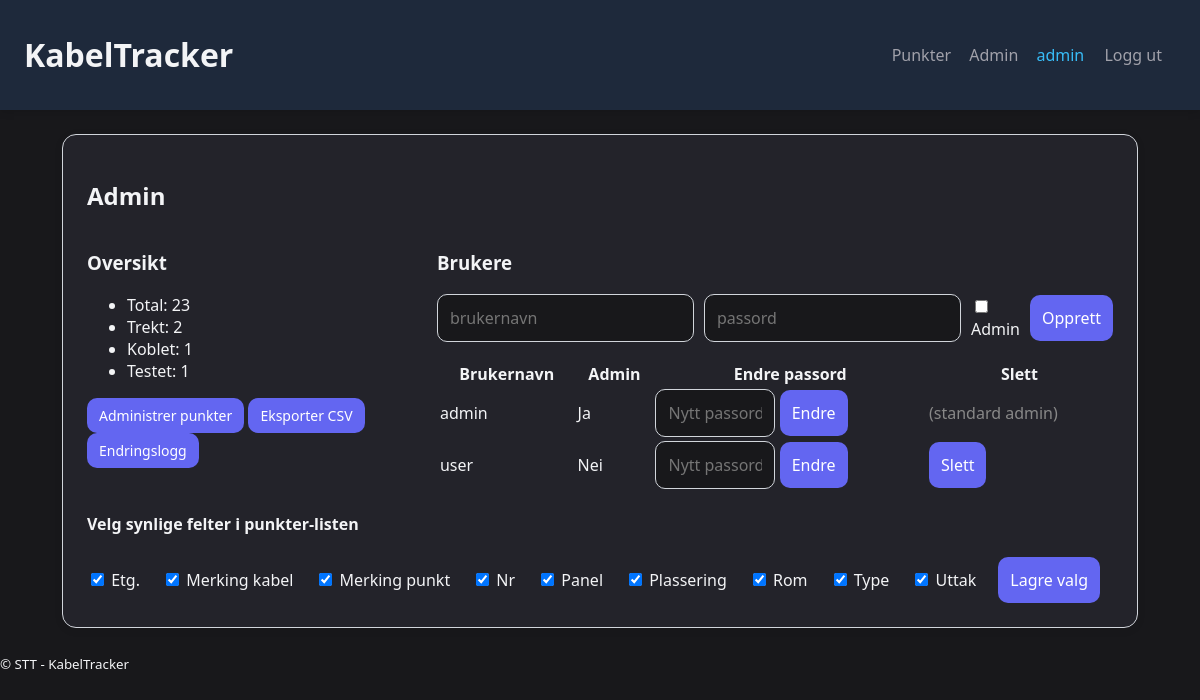
The page /admin (signed in) on the database its author committed.
### models.py (models this page shows, shortened)
class User(Base):
    __tablename__ = "users"
    id = Column(Integer, primary_key=True, index=True)
    username = Column(String, unique=True, nullable=False)
    password_hash = Column(String, nullable=False)
    is_admin = Column(Boolean, default=False)
    created_at = Column(DateTime, default=dt.datetime.utcnow)

### app.py (the view)
    @app.get("/admin")
    @admin_required
    def admin():
        db: Session = g.db
        counts = get_counts(db)
        users = db.query(User).order_by(User.username.asc()).all()
        all_keys = set()
        for e in db.query(Entry).all():
            all_keys.update(e.data_dict().keys())
        keys = sorted(all_keys)
        import json
        json_path = os.path.join(os.path.dirname(__file__), "visible_keys.json")
        try:
            with open(json_path, "r") as f:
                visible_keys = json.load(f)
        except Exception:
            visible_keys = keys
        return render_template("admin.html", counts=counts, users=users, keys=keys, visible_keys=visible_keys)

### models.py (called while the page is built)
def get_counts(sess) -> dict:
    total = sess.query(Entry).count()
    trekt = sess.query(Entry).filter(Entry.trekt == True).count()
    koblet = sess.query(Entry).filter(Entry.koblet == True).count()
    testet = sess.query(Entry).filter(Entry.testet == True).count()
    return {"total": total, "trekt": trekt, "koblet": koblet, "testet": testet}

    def data_dict(self):
        try:
            data_str = self.data if isinstance(self.data, str) else "{}"
            return json.loads(data_str)
        except Exception:
            return {}

### templates/admin.html (shortened to what this page needs)
{% extends "base.html" %}
{% block content %}
<section class="card">
  <h2>Admin</h2>
  <div class="grid2">
    <div>
      <h3>Oversikt</h3>
      <ul>
        <li>Total: {{counts.total}}</li>
        <li>Trekt: {{counts.trekt}}</li>
        <li>Koblet: {{counts.koblet}}</li>
        <li>Testet: {{counts.testet}}</li>
      </ul>
      <p>
        <a class="button" href="/admin/entries">Administrer punkter</a>
  <a class="button" href="/export.csv">Eksporter CSV</a>
        <a class="button" href="/admin/log">Endringslogg</a>
      </p>
    </div>
    <div>
      <h3>Brukere</h3>
      <form method="post" action="/admin/user/create" class="row">
        <input name="username" placeholder="brukernavn" required>
        <input name="password" type="password" placeholder="passord" required>
        <label><input type="checkbox" name="is_admin" value="true"> Admin</label>
        <button type="submit">Opprett</button>
      </form>
      <table style="margin-top:18px; width:100%;">
        <tr><th>Brukernavn</th><th>Admin</th><th>Endre passord</th><th>Slett</th></tr>
        {% for u in users %}
        <tr>
          <td>{{u.username}}</td>
          <td>{{'Ja' if u.is_admin else 'Nei'}}</td>
          <td>
            <form method="post" action="/admin/user/password" style="display:inline-block;">
              <input name="password" type="password" placeholder="Nytt passord" required style="width:120px;">
              <button type="submit">Endre</button>
            </form>
          </td>
          <td>
            {% if u.username != 'admin' %}
            <form method="post" action="/admin/user/delete" style="display:inline-block;" onsubmit="return confirm('Slette bruker {{u.username}}?')">
              <button type="submit">Slett</button>
            </form>
            {% else %}
            <span style="color:#888;">(standard admin)</span>
            {% endif %}
          </td>
        </tr>
        {% endfor %}
      </table>
    </div>
  </div>
  <h4>Velg synlige felter i punkter-listen</h4>
  <form method="post" action="/admin/visible_keys" class="row wrap">
    {% for k in keys %}
      <label style="margin-right:12px;"><input type="checkbox" name="visible_keys" value="{{k}}" {% if k in visible_keys %}checked{% endif %}> {{k}}</label>
    {% endfor %}
    <button type="submit">Lagre valg</button>
  </form>
</section>
{% endblock %}

### templates/base.html (shortened to what this page needs)
<!doctype html>
<html lang="no">
<head>
  <link rel="stylesheet" href="/static/style.css">
</head>
<body>
<header>
  <h1>
    {% if user %}
      <a href="/entries">KabelTracker</a>
    {% else %}
      <a href="/login">KabelTracker</a>
    {% endif %}
  </h1>
  <nav>
    {% if user %}
      <a href="/entries">Punkter</a>
    {% else %}
      <a href="/login">Punkter</a>
    {% endif %}
    <a href="/admin">Admin</a>
    {% if user %}
      <span style="margin-right:16px; color:#38bdf8; font-weight:500;">{{user['username']}}</span>
      <a href="/logout">Logg ut</a>
    {% else %}
      <a href="/login">Logg inn</a>
    {% endif %}
  </nav>
</header>
<main>
  {% block content %}{% endblock %}
</main>
<footer>
  <small>© STT - KabelTracker</small>
</footer>
</body>
</html>

### static/style.css (style rules this page uses)
:root { --pad: 12px; --gap: 10px; --border: #d1d5db; --bg: #18181b; --card: #23232a; --primary: #6366f1; --accent: #06b6d4; --error: #ef4444; --text: #f3f4f6; --muted: #a1a1aa; }
* { box-sizing: border-box; font-family: system-ui, -apple-system, Segoe UI, Roboto, sans-serif; }
body { margin: 0; background: var(--bg); color: var(--text); }
header { display: flex; gap: 10px; align-items: center; justify-content: space-between; padding: var(--pad) calc(var(--pad)*2); background: #1e293b; color: var(--text); position: sticky; top: 0; z-index: 100; box-shadow: 0 2px 8px rgba(0,0,0,0.12); }
header a { color: var(--muted); text-decoration: none; margin-right: 14px; transition: color 0.2s; }
header h1 a { color: var(--text); }
main { padding: calc(var(--pad)*2) var(--pad); max-width: 1100px; margin: 0 auto; }
.card { background: var(--card); border: 1px solid var(--border); border-radius: 14px; padding: calc(var(--pad)*2); box-shadow: 0 2px 8px rgba(0,0,0,0.08); z-index: 1; position: relative; }
.row { display: flex; gap: var(--gap); align-items: center; }
.row.wrap { flex-wrap: wrap; }
input, select, button, textarea { padding: 12px 12px; border: 1px solid var(--border); border-radius: 10px; font-size: 16px; background: #18181b; color: var(--text); }
button { cursor: pointer; background: var(--primary); color: #fff; border: none; transition: background 0.2s; }
.button { display: inline-block; padding: 8px 12px; border: none; border-radius: 10px; background: var(--primary); color: #fff; text-decoration: none; font-size: 14px; transition: background 0.2s; }
.grid2 { display: grid; grid-template-columns: 1fr 1fr; gap: 16px; }

### rows shown on the page
User: username "admin", is_admin "Ja", shows "(standard admin)"
User: username "user", is_admin "Nei"

### other values the page prints
{{ counts.total }} "23"
{{ counts.trekt }} "2"
{{ counts.koblet }} "1"
{{ counts.testet }} "1"
{{ k }} "Etg." "Merking kabel" "Merking punkt" "Nr" "Panel" "Plassering" "Rom" "Type" "Uttak"
